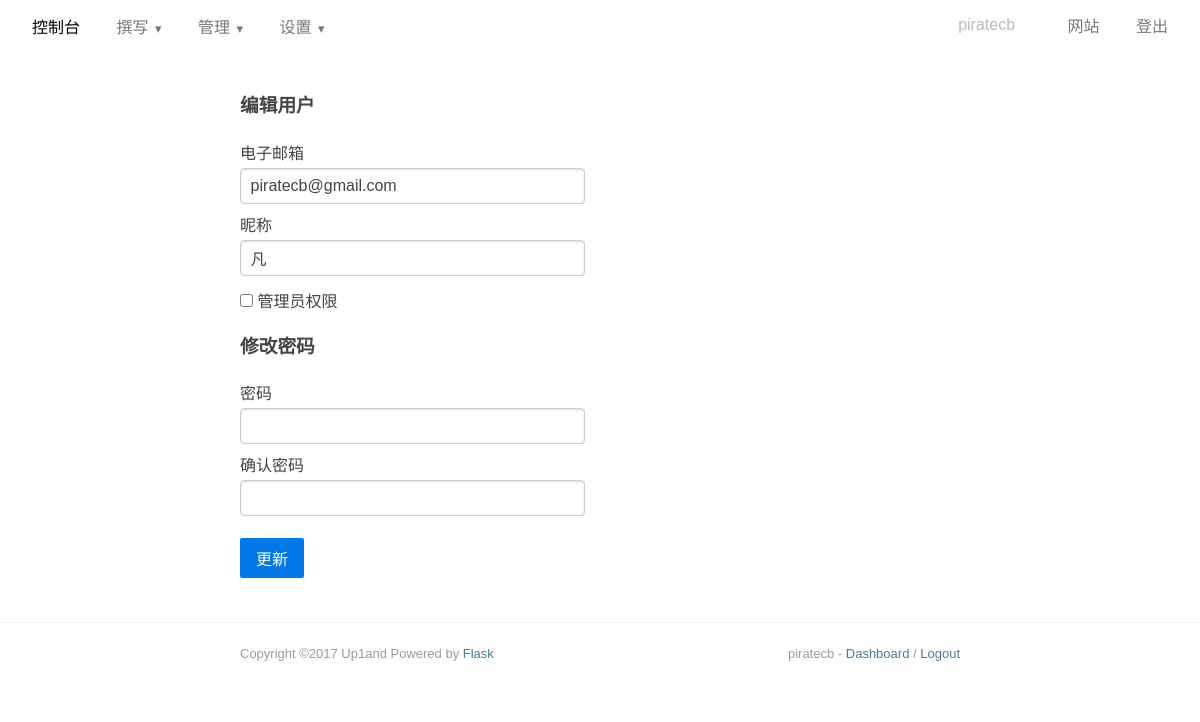
The page /dashboard/user (signed in) on the database as committed earlier.
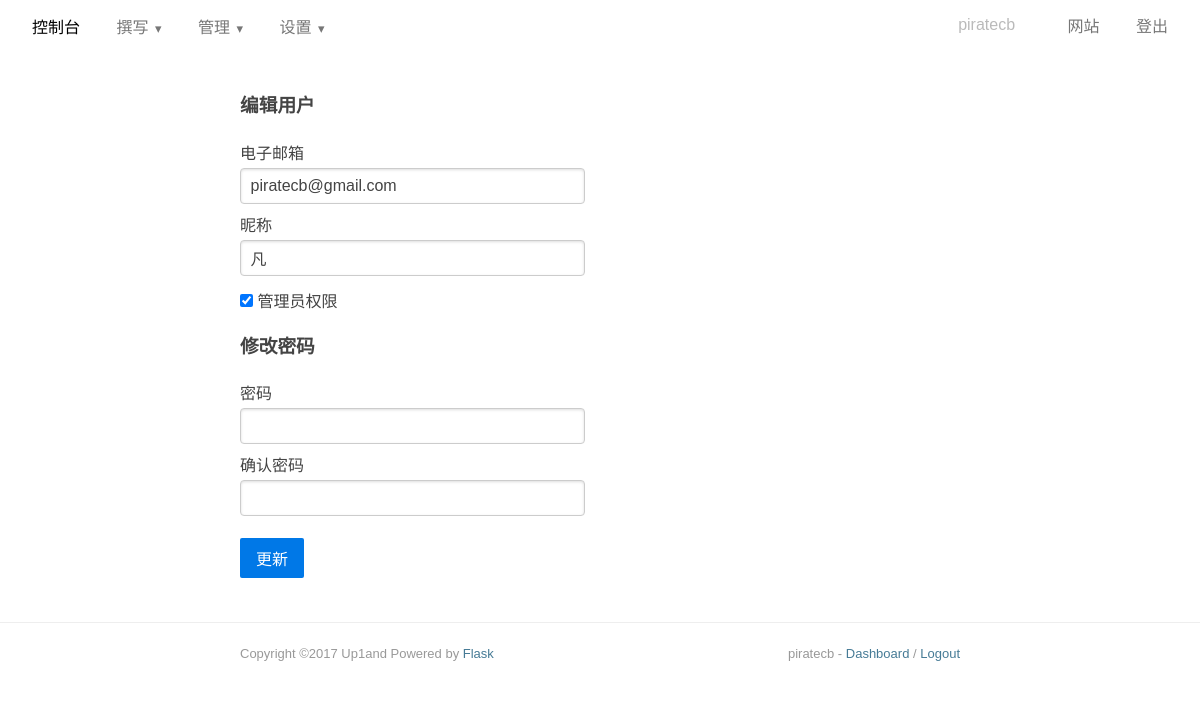
The same page on the database as committed later.
### app/models.py (models this page shows, shortened)
class User(db.Model):
    __tablename__ = 'users'
    id = db.Column(db.Integer, primary_key=True)
    username = db.Column(db.String(64), unique=True, index=True)
    nickname = db.Column(db.String(64))
    email = db.Column(db.String(64))
    password_hash = db.Column(db.String)
    token = db.Column(db.String)
    role = db.Column(db.Boolean)
    posts = db.relationship('Post', backref='author', lazy='dynamic')
    @property
    def password(self):
        raise AttributeError('password is not a readable attribute')

### app/dashboard/views.py (the view, shortened to what this page needs)
@dashboard.route('/user', methods=['GET', 'POST'])
@login_required
def user():
    form = UserEditForm()
    form.email.data = current_user.email
    form.nickname.data = current_user.nickname
    form.role.data = current_user.role
    return render_template('dashboard/user.html', form=form)

### app/dashboard/forms.py
class UserEditForm(FlaskForm):
    password = PasswordField('密码', validators=[EqualTo('password_confirm', message='密码必须相等')])
    password_confirm = PasswordField('确认密码')
    nickname = StringField('昵称', validators=[Length(1, 64)])
    email = StringField('电子邮箱', validators=[Length(1, 64), Email()])
    role = BooleanField('管理员')
    submit = SubmitField('更新')

### app/models.py (called while the page is built)
@login_manager.user_loader
def load_user(user_id):
    return User.query.get(int(user_id))

### app/templates/dashboard/user.html (shortened to what this page needs)
{% extends "dashboard/base.html" %}
{% block content %}
<div class="update-user">
    <form class="pure-form pure-form-stacked" action="" method="POST">
        <fieldset>
            <h3>编辑用户</h3>
            <div class="pure-u-1-2">
                {{ form.email.label }}
                {{ form.email(id='email', class="pure-u-23-24") }}
            </div>
            <div class="pure-u-1-2">
                {{ form.nickname.label }}
                {{ form.nickname(id='nickname', class="pure-u-23-24") }}
            </div>
            <label for="role" class="pure-checkbox">
                {{ form.role }} 管理员权限
            </label>
            <h3>修改密码</h3>
            <div class="pure-u-1-2">
                {{ form.password.label }}
                {{ form.password(id='password', class="pure-u-23-24") }}
            </div>
            <div class="pure-u-1-2">
                {{ form.password_confirm.label }}
                {{ form.password_confirm(id='password_confirm', class="pure-u-23-24") }}
            </div>
            <br>
            <br>
            {{ form.submit(class='pure-button pure-button-primary') }}
        </fieldset>
    </form>
</div>
{% endblock %}

### app/templates/dashboard/header.html (shortened to what this page needs)
<div class="header pure-g">
    <div class="wrapper pure-u-1">
        <div class="menu-dashboard">
            <div class="pure-menu pure-menu-horizontal">
                <ul class="pure-menu-list">
                    <li class="pure-menu-item pure-menu-selected"><a href="{{ url_for('dashboard.index') }}" class="pure-menu-link">控制台</a></li>
                    <li class="pure-menu-item pure-menu-has-children pure-menu-allow-hover">
                        <a href="#" class="pure-menu-link">撰写</a>
                    </li>
                    <li class="pure-menu-item pure-menu-has-children pure-menu-allow-hover">
                        <a href="#" class="pure-menu-link">管理</a>
                    </li>
                    <li class="pure-menu-item pure-menu-has-children pure-menu-allow-hover">
                        <a href="#" class="pure-menu-link">设置</a>
                    </li>
                </ul>
            </div>
        </div>
        <div class="menu-profile">
            <div class="pure-menu pure-menu-horizontal">
                <ul class="pure-menu-list">
                    <li class="pure-menu-item pure-menu-disabled"><a href="#" class="pure-menu-link">{{ current_user.username }}</a></li>
                    <li class="pure-menu-item"><a href="{{ url_for('main.index') }}" class="pure-menu-link">网站</a></li>
                    <li class="pure-menu-item"><a href="{{ url_for('main.logout') }}" class="pure-menu-link">登出</a></li>
                </ul>
            </div>
        </div>
    </div>
</div>

### app/templates/footer.html
<div class="footer pure-g">
    <div class="wrapper pure-u-1 pure-u-md-4-5 pure-u-lg-3-5">
        <p>
            Copyright ©2017 Up1and Powered by <a class="banquan" href="https://github.com/pallets/flask">Flask</a>
            <span style="float: right">
                {% if current_user.is_authenticated %}
                {{ current_user.username }} -
                <a href="{{ url_for('dashboard.index') }}">Dashboard</a> /
                <a href="{{ url_for('main.logout') }}">Logout</a>
                {% else %}
                <a href="{{ url_for('main.login') }}">Login</a>
                {% endif %}
            </span>
        </p>
    </div>
</div>

Rows that differ between the two databases and show on the page:
changed User "piratecb": role "☐" → "☑"
